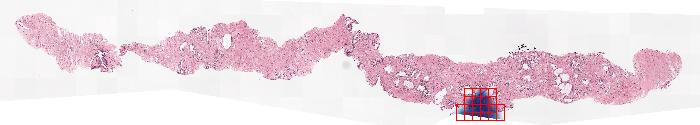
#> input picture images/thumbnail_blue.jpeg, 700 x 125 px
$ python -i _preprocess.py   (imports and definitions only)   (older library calls are emulated)
#> lines starting #> are read from the running program, lines starting #| are printed output that depends on the picture; after the words box and inside, x2 and y2 are one past the last pixel; in counts of white or black regions, pixels touching at a corner belong together
from typing import Union, List, Dict, Any
import warnings

import numpy as np
import cv2
from PIL import Image

__all__ = [
    'PIL_to_array',
    'array_to_PIL',
    'mask_to_PIL',
    'tissue_mask',
    'artifact',
    'data_loss',
    'sharpness',
    'preprocess'
]


def PIL_to_array(image: Image.Image) -> np.ndarray:
    """Convert Pillow image to numpy array."""
    if isinstance(image, Image.Image):
        if image.mode != 'RGB':
            image = image.convert('RGB')
        return np.array(image)
    else:
        raise TypeError('Excpected {} not {}.'.format(Image.Image, type(image)))


def array_to_PIL(image: np.ndarray) -> Image.Image:
    """Convert numpy array to Pillow Image."""
    if isinstance(image, np.ndarray):
        return Image.fromarray(image.astype(np.uint8))
    else:
        raise TypeError('Excpected {} not {}.'.format(np.ndarray, type(image)))


def mask_to_PIL(mask: np.ndarray) -> Image.Image:
    """Normalize a numpy mask between 0 and 255 and convert to PIL image."""
    if isinstance(mask, np.ndarray):
        # Normalize between 0-255.
        mask = (mask/mask.max()) * 255
        return Image.fromarray(mask.astype(np.uint8))
    else:
        raise TypeError('Excpected {} not {}.'.format(np.ndarray, type(mask)))


def tissue_mask(
        image: Union[np.ndarray,Image.Image],
        threshold: int = None,
        blur: bool = True,
        mean_saturation_threshold: int = None,
        return_threshold: bool = False
        ) -> np.ndarray:
    """ Generate a tissue mask for image.

    Two methods are implemented.

    Otsu's binarization:
        Otsu's binarization finds an optimal threshold by minimizing the
        weighted within-class variance. Due to this, a relatively high threshold
        for tissue detection is often found and binarization is forced even for
        images full of background. This means that tissue is found on background
        only images and actual tissue is misclassified as background.

    Adaptive gaussian thresholding:
        Requires a threshold to be given but performs better than otsu. This
        is automatically implemented if threshold is given.
    """
    if isinstance(image, Image.Image):
        image = PIL_to_array(image)
    elif not isinstance(image, np.ndarray):
        raise TypeError('Excpected {} or {} not {}.'.format(
            np.ndarray, Image.Image, type(image)
            ))
    # HSV stands for hue, SATURATION, value.
    saturation = cv2.cvtColor(image,cv2.COLOR_RGB2HSV)[:,:,1]
    # Blur if asked.
    if blur:
        saturation = cv2.GaussianBlur(saturation,(5,5),1)
    # Then do thresholding.
    if threshold is None:
        thresh, mask = cv2.threshold(
            src=saturation,
            thresh=None,
            maxval=1,
            type=cv2.THRESH_BINARY+cv2.THRESH_OTSU
            )
    elif isinstance(threshold,int):
        thresh, mask = cv2.threshold(
            src=saturation,
            thresh=threshold,
            maxval=1,
            type=cv2.ADAPTIVE_THRESH_GAUSSIAN_C
            )
        mask = 1-mask
    else:
        raise TypeError(f'Excpected {int} not {type(threshold)}.')
    if return_threshold:
        return int(thresh), mask
    else:
        return mask


def artifact(
        image: Union[np.ndarray,Image.Image],
        mask: np.ndarray = None,
        quantiles: List[float] = [.01,.05,0.1,0.25,0.5,0.75,0.9,0.95,0.99]
        ) -> Dict[int,int]:
    """Detect artifacts with HSV color transformation.

    Returns selected quantile values for HUE and VALUE for tissue, which are
    useful in the detection of artifacts.
    """
    if isinstance(image, Image.Image):
        image = PIL_to_array(image)
    elif not isinstance(image, np.ndarray):
        raise TypeError('Excpected {} or {} not {}.'.format(
            np.ndarray, Image.Image, type(image)
            ))
    if mask is None:
        mask = tissue_mask(image)
    HSV = cv2.cvtColor(image,cv2.COLOR_RGB2HSV)
    hue = [np.quantile(HSV[mask==1,0],q) for q in quantiles]
    val = [np.quantile(HSV[mask==1,2],q) for q in quantiles]
    results = dict(zip(
        [f'hue_{x}' for x in quantiles] + [f'val_{x}' for x in quantiles],
        hue + val
    ))
    return results


def data_loss(image: Union[np.ndarray,Image.Image]) -> Dict[float,float]:
    """Detect data_loss.

    Returns the percentages of completely black and white pixels.
    """
    if isinstance(image, Image.Image):
        image = PIL_to_array(image)
    elif not isinstance(image, np.ndarray):
        raise TypeError('Excpected {} or {} not {}.'.format(
            np.ndarray, Image.Image, type(image)
            ))
    if len(image.shape) > 2:
        gray = cv2.cvtColor(gray, cv2.COLOR_RGB2GRAY)
    else:
        gray = image
    return {
        'black_pixels': gray[gray==0].size/gray.size,
        'white_pixels': gray[gray==255].size/gray.size
    }


def sharpness(
        image: Union[np.ndarray,Image.Image],
        downsample: int = 2,
        reduce: str = 'max'
        ) -> float:
    """
    Sharpness detection with Laplacian variance.

    Applies sliding window to the image and calculates the laplacian variance of
    each window. The returned value is reduced with the reduce method given.
    Sliding window can be disabled wtih downsample 0.
    Reduce methods:
        max: Unlikely to be affected by
    """
    if isinstance(image, Image.Image):
        image = PIL_to_array(image)
    elif not isinstance(image, np.ndarray):
        raise TypeError('Excpected {} or {} not {}.'.format(
            np.ndarray, Image.Image, type(image)
            ))
    # Laplacian variance is defined for greyscale images.
    if len(image.shape) > 2:
        gray = cv2.cvtColor(gray, cv2.COLOR_RGB2GRAY)
    else:
        gray = image
    values = []
    for window in sliding_window(image):
        values.append(cv2.Laplacian(window, cv2.CV_32F).var())
    # Then reduce
    if reduce == 'max':
        return np.max(values)
    elif reduce == 'median':
        return np.median(values)
    elif reduce == 'mean':
        return np.mean(values)
    elif reduce == 'min':
        return np.min(values)
    else:
        raise ValueError('Reduce {} not recognised. Select from {}.'.format(
            reduce,['max','median','mean','min']
            ))


def sliding_window(
        image: Union[np.ndarray,Image.Image],
        downsample: int = 2
        ) -> List[np.ndarray]:
    """Sliding window with 0.5 overlap."""
    if isinstance(image, Image.Image):
        image = PIL_to_array(image)
    elif not isinstance(image, np.ndarray):
        raise TypeError('Excpected {} or {} not {}.'.format(
            np.ndarray, Image.Image, type(image)
            ))
    w = int(min(x/downsample for x in image.shape))
    rows,cols = [int(x/(w/2)-1) for x in image.shape]
    windows = []
    for row in range(rows):
        for col in range(cols):
            r = int(row*w/2)
            c = int(col*w/2)
            windows.append(image[r:r+w,c:c+w])
    return windows


def preprocess(
        image: Union[np.ndarray,Image.Image],
        sat_thresh: int = None,
        quantiles: List[float] = [.01,.05,0.1,0.25,0.5,0.75,0.9,0.95,0.99],
        reduce: str = 'max'
        ) -> Dict[float,float]:
    """Preprocessing metrics for a histological image.

    Arguments:
        image: Image to be preprocessed
        sat_thresh: If not defined Otsu's binarization will be used (which) may
            fail for images with data loss or only background.
        quantiles: For artifact() function.
        reduce: For sharpness() function.
    """
    if isinstance(image, Image.Image):
        image = PIL_to_array(image)
    elif not isinstance(image, np.ndarray):
        raise TypeError('Excpected {} or {} not {}.'.format(
            np.ndarray, Image.Image, type(image)
            ))
    # Initialize results.
    results = {}
    # Background percentage.
    mask = tissue_mask(image, threshold=sat_thresh)
    results['background'] = (mask==0).sum()/mask.size
    # Sharpness.
    gray = cv2.cvtColor(image, cv2.COLOR_RGB2GRAY)
    results['sharpness'] = sharpness(gray,reduce=reduce)
    # Data loss.
    results.update(data_loss(gray))
    # Artifacts.
    results.update(artifact(image, mask=mask, quantiles=quantiles))
    return results

>>> import cv2
>>> picture = cv2.cvtColor(cv2.imread('../../images/thumbnail_blue.jpeg'), cv2.COLOR_BGR2RGB)
>>> result = preprocess(picture)
#> in tissue_mask, `saturation = cv2.cvtColor(image,cv2.COLOR_RGB2HSV)[:,:,1]`:
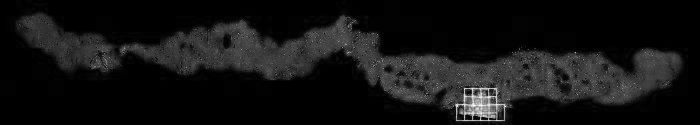
#> saturation: shape (125, 700); min 0, max 255, mean 19
#> in tissue_mask, `thresh, mask = cv2.threshold( src=saturation, thresh=None, maxval=1, t..`:
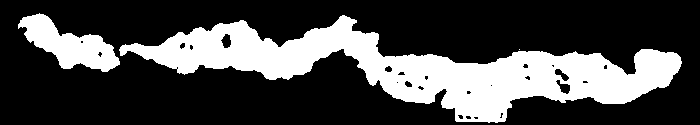
#> mask: shape (125, 700); values 0 (black) and 1 (white), 28.4% white; 3 white regions (1 under 20 px), largest, box (x1, y1, x2, y2) and area: (119, 15, 682, 123) 21992, (18, 13, 120, 72) 2828
#> in tissue_mask, `thresh, mask = cv2.threshold( src=saturation, thresh=None, maxval=1, t..`: thresh = 31
#> in preprocess, `gray = cv2.cvtColor(image, cv2.COLOR_RGB2GRAY)`:
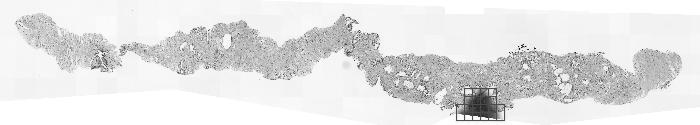
#> gray: shape (125, 700); min 11, max 255, mean 227.4
#> in sliding_window, `w = int(min(x/downsample for x in image.shape))`: w = 62
#> in sliding_window, `rows,cols = [int(x/(w/2)-1) for x in image.shape]`: rows = 3; cols = 21
#> the loop in sharpness, `for window in sliding_window(image):` made 63 passes
#> after the loop in sharpness, `for window in sliding_window(image):`: values = 63 values, max 15770.4 at index 56, min 132.8 at index 42, mean 6203.1
#> in artifact, `HSV = cv2.cvtColor(image,cv2.COLOR_RGB2HSV)`: HSV: shape (125, 700, 3); mean H, S, V 77.9, 19, 237.6
#> in artifact, `hue = [np.quantile(HSV[mask==1,0],q) for q in quantiles]`: hue = [109, 160, 165, 167, 168, 169, 169, 170, 175]
#> in artifact, `val = [np.quantile(HSV[mask==1,2],q) for q in quantiles]`: val = [104, 144, 171, 203, 221, 236, 251, 255, 255]
#> in artifact, `results = dict(zip( [f'hue_{x}' for x in quantiles] + [f'val_{x}' for ..`: results = 18 items
#> result = 22 items
